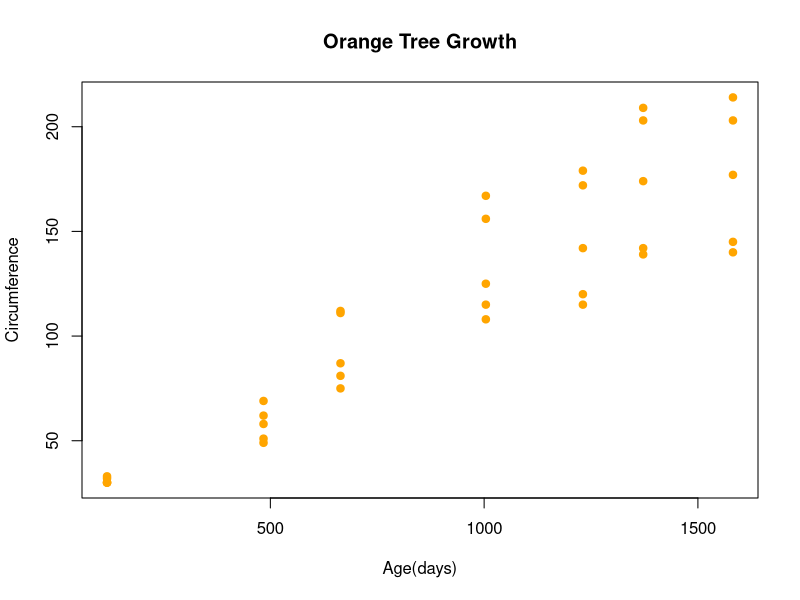

R code for this plot: (Note: this script raises an error after producing the figure.)
#Load R built-in Orange dataset
data(Orange)
View(Orange)

#Scatterplot: showing growth of trees
plot(Orange$age, Orange$circumference,
     xlab = "Age(days)",
     ylab = "Circumference",
     main = "Orange Tree Growth",
     col = "orange",
     pch = 19)

#LineGraph: growth by trees
tree1 = filter(Orange, Tree==1)

plot(tree1$age, tree1$circumference,
     type = "o",
     col = "darkgreen",
     xlab = "Age(days",
     ylab = "Circumference",
     main = "Growth of Tree 1")

tree2 = filter(Orange, Tree==2)

plot(tree2$age, tree2$circumference,
     type = "o",
     col = "darkgreen",
     xlab = "Age(days",
     ylab = "Circumference",
     main = "Growth of Tree 2")

tree3 = filter(Orange, Tree==3)

plot(tree3$age, tree3$circumference,
     type = "o",
     col = "darkgreen",
     xlab = "Age(days",
     ylab = "Circumference",
     main = "Growth of Tree 3")

tree4 = filter(Orange, Tree==4)

plot(tree4$age, tree4$circumference,
     type = "o",
     col = "darkgreen",
     xlab = "Age(days",
     ylab = "Circumference",
     main = "Growth of Tree 4")

tree5 = filter(Orange, Tree==5)

plot(tree5$age, tree5$circumference,
     type = "o",
     col = "darkgreen",
     xlab = "Age(days",
     ylab = "Circumference",
     main = "Growth of Tree 5")
